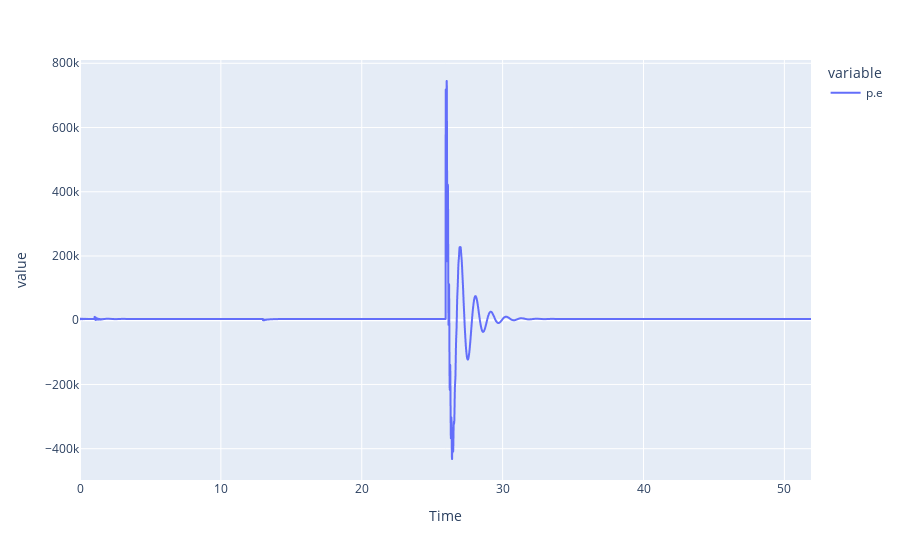
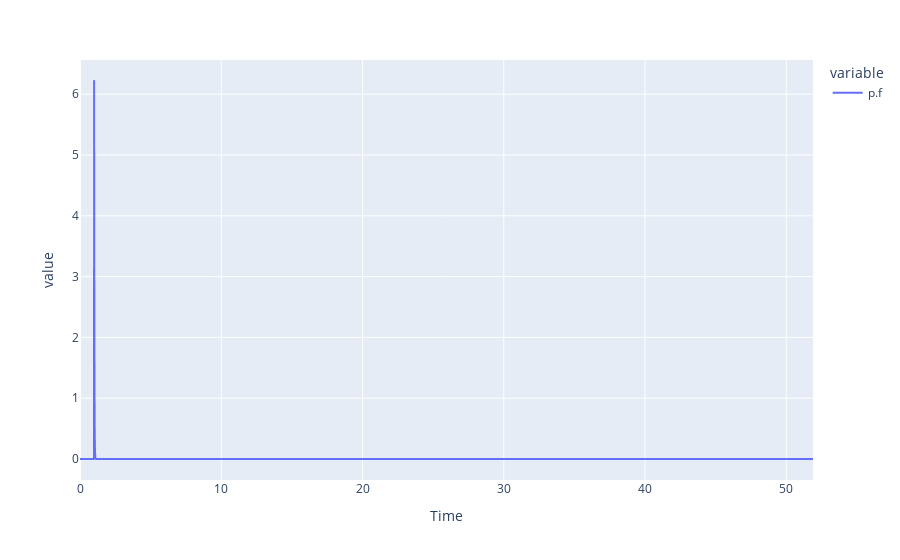
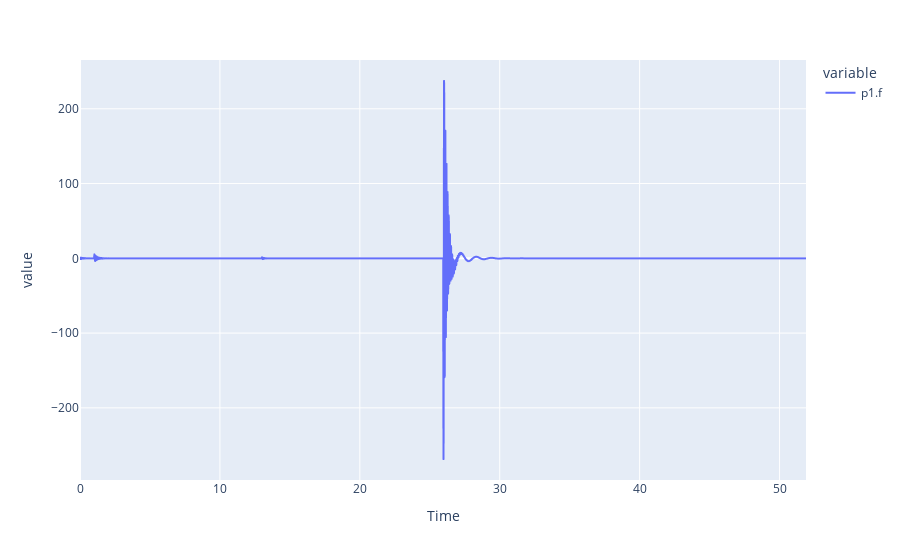

The code cell stored with these charts, in order, in its notebook:
### Code cell
for name, df_output in output.result.items():
    df_output.plot().show()

### Figure 1 — Plotly figure (JSON) as saved in the notebook; plotly's stock layout.template omitted (floating-point values rounded to 4 significant figures; data arrays with more than 128 entries replaced by an {"elided": "..."} marker saying what was removed)
{"data": [{"hovertemplate": "variable=p.e<br>Time=%{x}<br>value=%{y}<extra></extra>", "legendgroup": "p.e", "line": {"color": "#636efa", "dash": "solid"}, "marker": {"symbol": "circle"}, "mode": "lines", "name": "p.e", "showlegend": true, "type": "scattergl", "x": {"elided": "5190 float values"}, "xaxis": "x", "y": {"elided": "5190 float values"}, "yaxis": "y"}], "layout": {"legend": {"title": {"text": "variable"}, "tracegroupgap": 0}, "margin": {"t": 60}, "xaxis": {"anchor": "y", "domain": [0.0, 1.0], "title": {"text": "Time"}}, "yaxis": {"anchor": "x", "domain": [0.0, 1.0], "title": {"text": "value"}}}}

### Figure 2 — Plotly figure (JSON) as saved in the notebook; plotly's stock layout.template omitted (floating-point values rounded to 4 significant figures; data arrays with more than 128 entries replaced by an {"elided": "..."} marker saying what was removed)
{"data": [{"hovertemplate": "variable=p.f<br>Time=%{x}<br>value=%{y}<extra></extra>", "legendgroup": "p.f", "line": {"color": "#636efa", "dash": "solid"}, "marker": {"symbol": "circle"}, "mode": "lines", "name": "p.f", "showlegend": true, "type": "scattergl", "x": {"elided": "5190 float values"}, "xaxis": "x", "y": {"elided": "5190 float values"}, "yaxis": "y"}], "layout": {"legend": {"title": {"text": "variable"}, "tracegroupgap": 0}, "margin": {"t": 60}, "xaxis": {"anchor": "y", "domain": [0.0, 1.0], "title": {"text": "Time"}}, "yaxis": {"anchor": "x", "domain": [0.0, 1.0], "title": {"text": "value"}}}}

### Figure 3 — Plotly figure (JSON) as saved in the notebook; plotly's stock layout.template omitted (floating-point values rounded to 4 significant figures; data arrays with more than 128 entries replaced by an {"elided": "..."} marker saying what was removed)
{"data": [{"hovertemplate": "variable=p1.f<br>Time=%{x}<br>value=%{y}<extra></extra>", "legendgroup": "p1.f", "line": {"color": "#636efa", "dash": "solid"}, "marker": {"symbol": "circle"}, "mode": "lines", "name": "p1.f", "showlegend": true, "type": "scattergl", "x": {"elided": "5190 float values"}, "xaxis": "x", "y": {"elided": "5190 float values"}, "yaxis": "y"}], "layout": {"legend": {"title": {"text": "variable"}, "tracegroupgap": 0}, "margin": {"t": 60}, "xaxis": {"anchor": "y", "domain": [0.0, 1.0], "title": {"text": "Time"}}, "yaxis": {"anchor": "x", "domain": [0.0, 1.0], "title": {"text": "value"}}}}
